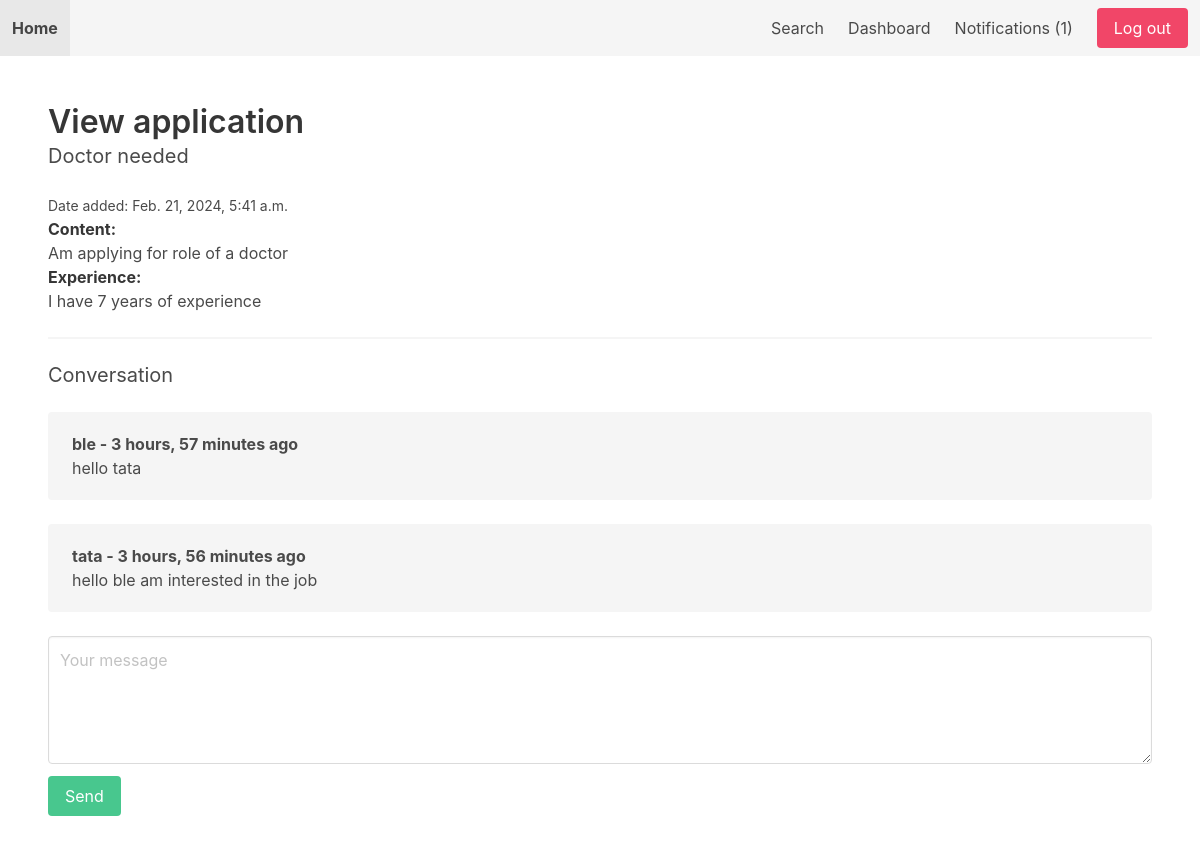
/dashboard/application/2/ (signed in), run on the app's committed database.
### job/models.py (models this page shows, shortened)
class Application(models.Model):
    job = models.ForeignKey(Job, related_name='applications', on_delete=models.CASCADE)
    content = models.TextField()
    experience = models.TextField()
    created_by = models.ForeignKey(User, related_name='applications', on_delete=models.CASCADE)
    created_at = models.DateTimeField(auto_now_add=True)

class Job(models.Model):
    SIZE_1_9 = 'size_1-9'
    SIZE_10_49 = 'size_10-49'
    SIZE_50_99 = 'size_50-99'
    SIZE_100 = 'size_100'
    CHOICES_SIZE = (
        (SIZE_1_9, '1-9'),
        (SIZE_10_49, '10-49'),
        (SIZE_50_99, '50-99'),
        (SIZE_100, '100+'),
    )
    ACTIVE = 'active'
    EMPLOYED = 'employed'
    ARCHIVED = 'archived'
    CHOICES_STATUS = (
        (ACTIVE, 'Active'),
        (EMPLOYED, 'Employed'),
        (ARCHIVED, 'Archived')
    )
    title = models.CharField(max_length=255)
    short_description = models.TextField()
    long_description = models.TextField(blank=True, null=True)
    company_name = models.CharField(max_length=255, default='')
    company_address = models.CharField(max_length=255, blank=True, null=True)
    company_zipcode = models.CharField(max_length=255, blank=True, null=True)
    company_place = models.CharField(max_length=255, blank=True, null=True)
    company_country = models.CharField(max_length=255, blank=True, null=True)
    company_size = models.CharField(max_length=20, choices=CHOICES_SIZE, default=SIZE_1_9)
    created_by = models.ForeignKey(User, related_name='jobs', on_delete=models.CASCADE)
    created_at = models.DateTimeField(auto_now_add=True)
    changed_at = models.DateTimeField(auto_now=True)
    status = models.CharField(max_length=20, choices=CHOICES_STATUS, default=ACTIVE)

### userprofile/models.py (models this page shows)
class ConversationMessage(models.Model):
    application = models.ForeignKey(Application, related_name='conversationmessages', on_delete=models.CASCADE)
    content = models.TextField()
    created_by = models.ForeignKey(User, related_name='conversationmessages', on_delete=models.CASCADE)
    created_at = models.DateTimeField(auto_now_add=True)
    class Meta:
        ordering = ['created_at']

### userprofile/views.py (the view, shortened to what this page needs)
# urls.py: path('application/<int:application_id>/', view_application, name='view_application'),
@login_required
def view_application(request, application_id):
    if request.user.userprofile.is_employer:
        application = get_object_or_404(Application, pk=application_id, job__created_by=request.user)
    else:
        application = get_object_or_404(Application, pk=application_id, created_by=request.user)
    return render(request, 'view_application.html', {'application': application})

### notification/context_processors.py (called while the page is built)
def notifications(request):
    if request.user.is_authenticated:
        return {'notifications': request.user.notifications.filter(is_read=False)}
    else:
        return {'notifications': []}

### userprofile/templates/view_application.html (shortened to what this page needs)
{% extends 'base.html' %}
{% block content %}
    <h1 class="title">View application</h1>
    <h2 class="subtitle">{{ application.job.title }}</h2>
    <small>Date added: {{ application.created_at }}</small>
    <p><strong>Content: </strong><br>{{ application.content }}</p>
    <p><strong>Experience: </strong><br>{{ application.experience }}</p>
    <hr>
    <h2 class="subtitle">Conversation</h2>
    {% for message in application.conversationmessages.all %}
        <div class="notification">
            <b>{{ message.created_by.username }} - {{ message.created_at|timesince }} ago</b><br>
            {{ message.content }}
        </div>
    {% empty %}
        <p>No messages yet...</p>
        <hr>
    {% endfor %}
    <form method="post" action=".">
        <div class="field">
            <div class="control">
                <textarea class="textarea" placeholder="Your message" name="content" id="id_content"></textarea>
            </div>
        </div>
        <div class="field">
            <div class="control">
                <button class="button is-success">Send</button>
            </div>
        </div>
    </form>
{% endblock %}

### core/templates/base.html (shortened to what this page needs)
<!DOCTYPE html>
<html>
    <head>
        <link rel="stylesheet" href="https://cdn.jsdelivr.net/npm/bulma@0.9.0/css/bulma.min.css">
    </head>
    <body>
        <nav class="navbar is-light">
            <div class="navbar-brand">
                <a href="{% url 'frontpage' %}" class="navbar-item"><strong>Home</strong></a>
            </div>
            <div class="navbar-menu">
                <div class="navbar-end">
                    <a href="{% url 'search' %}" class="navbar-item">Search</a>
                    {% if request.user.is_authenticated %}
                        <a href="{% url 'dashboard' %}" class="navbar-item">Dashboard</a>
                        <a href="{% url 'notifications' %}" class="navbar-item">Notifications ({{ notifications.count }})</a>
                    {% endif %}
                    <div class="navbar-item">
                        <div class="buttons">
                            {% if request.user.is_authenticated %}
                                <a href="{% url 'logout' %}" class="button is-danger">Log out</a>
                            {% else %}
                                <a href="{% url 'signup' %}" class="button is-success"><strong>Sign up</strong></a>
                                <a href="{% url 'login' %}" class="button is-light">Log in</a>
                            {% endif %}
                        </div>
                    </div>
                </div>
            </div>
        </nav>
        <section class="section">
            {% block content %}
            {% endblock %}
        </section>
    </body>
</html>

### data on the page
Application: job "Doctor needed", created_at "Feb. 21, 2024, 5:41 a.m.", content "Am applying for role of a doctor", experience "I have 7 years of experience"
ConversationMessage: created_by.username "ble", created_at "3 hours, 57 minutes", content "hello tata"
ConversationMessage: created_by.username "tata", created_at "3 hours, 56 minutes", content "hello ble am interested in the job"

### other printed values
{{ notifications.count }} "1"
